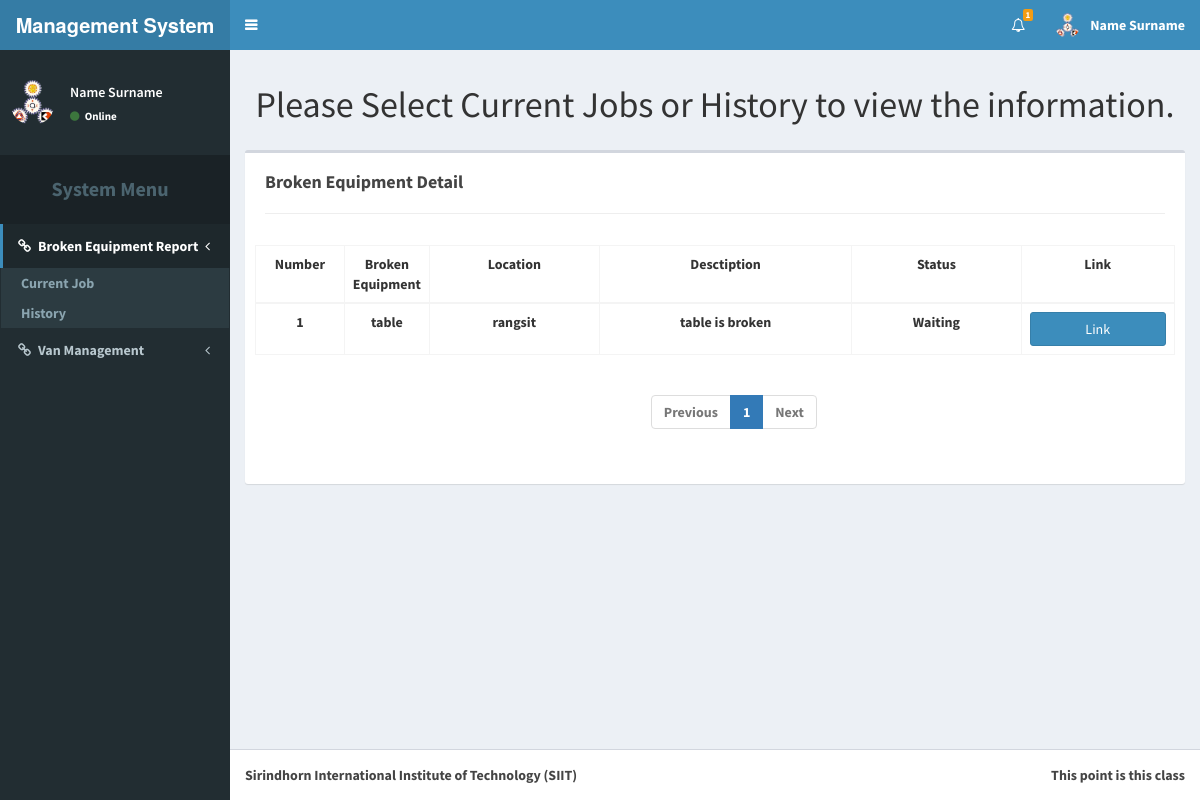
/brokenEquip.php?mode=0 (signed in), run on the app's committed database.
### tables this page shows
CREATE TABLE `broken_equipment` (
  `equipment_ID` int(11) NOT NULL AUTO_INCREMENT,
  `equipment_name` varchar(255) DEFAULT NULL,
  `equipment_campus` varchar(255) DEFAULT NULL,
  `equipment_building` varchar(255) DEFAULT NULL,
  `equipment_room` varchar(255) DEFAULT NULL,
  `equipment_decription` varchar(255) DEFAULT NULL,
  `equipment_username` varchar(255) DEFAULT NULL,
  `equipment_email` varchar(255) DEFAULT NULL,
  `equipment_latitute` int(11) DEFAULT NULL,
  `equipment_longtitute` int(11) DEFAULT NULL,
  `equipment_photo` varchar(255) DEFAULT NULL,
  `equipment_assign` int(11) DEFAULT NULL,
  `equipment_status` varchar(255) NOT NULL DEFAULT 'Waiting',
  PRIMARY KEY (`equipment_ID`)
);

### brokenEquip.php (the view, shortened to what this page needs)
<!DOCTYPE html>
<?php
require_once('connect.php');
?>
<html>
<head>
  <link rel="stylesheet" href="bootstrap/css/bootstrap.css">
  <link rel="stylesheet" href="https://cdnjs.cloudflare.com/ajax/libs/font-awesome/4.5.0/css/font-awesome.min.css">
  <link rel="stylesheet" href="https://cdnjs.cloudflare.com/ajax/libs/ionicons/2.0.1/css/ionicons.min.css">
  <link rel="stylesheet" href="dist/css/AdminLTE.css">
  <link rel="stylesheet" href="dist/css/skins/skin-blue.css">
</head>
<body class="hold-transition skin-blue sidebar-mini">
<div class="wrapper">
  <header class="main-header">
    <a href="/Senior_Project" class="logo">
      <span class="logo-lg"><b>Management System<b></span>
    </a>
    <nav class="navbar navbar-static-top" role="navigation">
      <a href="#" class="sidebar-toggle" data-toggle="offcanvas" role="button">
      </a>
      <div class="navbar-custom-menu">
        <ul class="nav navbar-nav">
          <?php
            if(isset($_SESSION['tier'])){
          ?>
          <li class="dropdown notifications-menu">
          <a href="#" class="dropdown-toggle" data-toggle="dropdown">
            <i class="fa fa-bell-o"></i>
            <span class="label label-warning">1</span>
          </a>
          </li>
          <?php
            if($_SESSION['tier'] == 'Admin'){
          ?>
          <li class="dropdown user user-menu">
            <a href="#" class="dropdown-toggle" data-toggle="dropdown">
              <img src="dist/img/user2-160x160.gif" class="user-image" alt="User Image">
              <span class="hidden-xs">Name Surname</span>
            </a>
            <ul class="dropdown-menu">
              <li class="user-header">
                <img src="dist/img/user2-160x160.gif" class="img-circle" alt="User Image">
                <p>
                  Name Surname - Ground Division Member
                  <small>Member since Nov. 2012</small>
                </p>
              </li>
              <li class="user-body">
                <div class="row">
                  <div class="col-xs-4 text-center">
                    <a href="member.php?mode=0">History</a>
                  </div>
                  <div class="col-xs-4 text-center">
                    <a href="member.php?mode=1">Request</a>
                  </div>
                  <div class="col-xs-4 text-center">
                    <a href="member.php?mode=2">Confirm</a>
                  </div>
                </div>
              </li>
              <li class="user-footer">
                <div class="pull-left">
                  <form action="profile.php" method="post">
                    <input type="submit" class="btn btn-default btn-flat" value="Profile" />
                      <input type="hidden" name="full_name" value=<?php echo $_SESSION['fname']; ?> >
                      <input type="hidden" name="username" value=<?php echo $_SESSION['user_name']; ?> >
                      <input type="hidden" name="password" value=<?php echo $_SESSION['user_pass']; ?> >
                      <input type="hidden" name="email" value=<?php echo $_SESSION['e_mail']; ?> >
                      <input type="hidden" name="user_tier" value=<?php echo $_SESSION['tier']; ?> >
                  </form>
                </div>
                <div class="pull-right">
                  <a href="logout.php" class="btn btn-default btn-flat">Log Out</a>
                </div>
              </li>
            </ul>
          </li>
          <?php
            }
            else{
          ?>
          <li class="dropdown user user-menu">
            <a href="#" class="dropdown-toggle" data-toggle="dropdown">
              <img src="dist/img/user2-160x160.gif" class="user-image" alt="User Image">
              <span class="hidden-xs">Name Surname</span>
            </a>
          </li>
          <?php
            }
          ?>
          <?php
            }
            else{
          ?>
          <li><a href="login.php">Log-in</a></li>
          <?php
            }
          ?>
        </ul>
      </div>
    </nav>
  </header>
  <aside class="main-sidebar">
    <section class="sidebar">
      <div class="user-panel" style="margin-top:20px">
        <?php
          if(!isset($_SESSION['tier'])){
        ?>
        <center>
          <p><font color="white" size="5">Welcome Guest</font></p>
        </center>
        <?php
          }
          else{
        ?>
        <div class="pull-left image">
          <img src="dist/img/user2-160x160.gif" class="img-circle" alt="User Image">
        </div>
        <div class="pull-left info">
          <p>Name Surname</p>
          <a href="#"><i class="fa fa-circle text-success"></i> Online</a>
        </div>
        <?php
          }
        ?>
      </div>
      <ul class="sidebar-menu">
        <li class="header"
            style="margin-top:20px;padding-top:20px;padding-bottom:20px;font-size:20px"
        >
        <center>System Menu</center></li>
        <li class="active treeview">
          <a href="#"><i class="fa fa-link"></i><span>Broken Equipment Report</span>
            <span class="pull-right-container">
              <i class="fa fa-angle-left pull-right"></i>
            </span>
          </a>
          <ul class="treeview-menu">
            <li><a href="brokenEquip.php?mode=0">Current Job</a></li>
            <li><a href="brokenEquip.php?mode=1">History</a></li>
          </ul>
        </li>
        <li class="treeview">
          <a href=""><i class="fa fa-link"></i><span>Van Management</span>
            <span class="pull-right-container">
              <i class="fa fa-angle-left pull-right"></i>
            </span>
          </a>
        </li>
      </ul>
    </section>
  </aside>
  <div class="content-wrapper">
    <section class="content-header">
      <center>
        <h1>
          Please Select Current Jobs or History to view the information.
        </h1>
      </center>
    </section>
    <section class="content">
      <?php
      if(isset($_GET['mode'])){
        if($_GET['mode'] == 0){
      ?>
      <div class="box" style="padding-left:10px;padding-right:10px;padding-bottom:30px">
        <div class="box-header">
          <h3 class="box-title" style="margin-top:10px"><b>Broken Equipment Detail</b></h3>
          <hr>
        </div>
        <table id="example2" class="table table-bordered table-hover" style="width:100%;" align="center">
          <thead>
            <tr>
              <td style="text-align:center;width:10%">Number</td>
              <td style="text-align:center">Broken Equipment</td>
              <td style="text-align:center">Location</td>
              <td style="text-align:center">Desctiption</td>
              <td style="text-align:center">Status</td>
              <td style="text-align:center">Link</td>
            </tr>
          </thead>
          <?php
            $q = "SELECT * FROM broken_equipment WHERE equipment_status <> 'Finish';";
            $res = $db -> query($q);
            while($row = $res -> fetch_array()){
          ?>
          <tbody>
            <tr>
              <td style="text-align:center"><?php echo $row['equipment_ID']; ?></td>
              <td height="50px" width="200px" style="text-align:center;"><?php echo $row['equipment_name']; ?></td>
              <td width="20%" style="text-align:center"><?php echo $row['equipment_campus']; ?></td>
              <td width="30%" style="text-align:center"><?php echo $row['equipment_decription']; ?></td>
              <td width="20%" style="text-align:center"><?php echo $row['equipment_status']; ?></td>
              <td style="text-align:center;width:18%;">
                <form id="prof_form" action="brokenEquip_check.php" method="post">
                    <input type="submit" class="btn btn-block btn-primary" value="Link">
                </form>
              </td>
            </tr>
            <?php
            }
            ?>
          </tbody>
          </table>
        </div>
      <?php
        }
      }
      ?>
      </section>
  </div>
  <footer class="main-footer">
    <div class="pull-right hidden-xs">
      This point is this class
    </div>
    <strong>Sirindhorn International Institute of Technology (SIIT)</strong>
  </footer>
</div>
</body>
</html>

### data on the page
broken_equipment: equipment_ID "1", equipment_name "table", equipment_campus "rangsit", equipment_decription "table is broken", equipment_status "Waiting"
